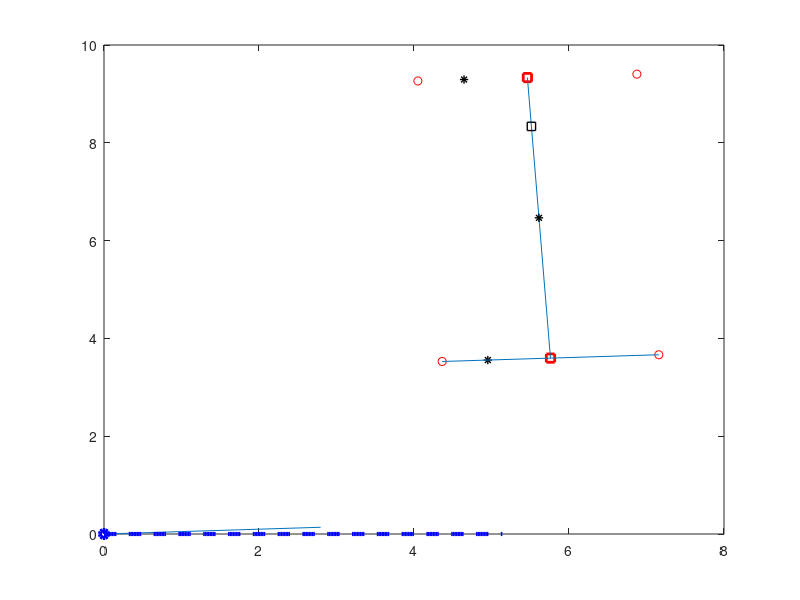

The MATLAB script that drew this image: (Note: this script raises an error after producing the figure.)
clc;
clear;

% for i = 0 : 1 : 1 %size(square,2)
k = 4;
% current_parkinglot_.single_lot.topleft.x = square(k).xy2t(1) + 2;
% current_parkinglot_.single_lot.topleft.y = square(k).xy2t(2);
% current_parkinglot_.single_lot.topright.x = square(k).xy1t(1) + 2;
% current_parkinglot_.single_lot.topright.y = square(k).xy1t(2);
% current_parkinglot_.single_lot.btmleft.x = square(k).xy4t(1);
% current_parkinglot_.single_lot.btmleft.y = square(k).xy4t(2);
% current_parkinglot_.single_lot.btmright.x = square(k).xy3t(1);
% current_parkinglot_.single_lot.btmright.y = square(k).xy3t(2);

current_parkinglot_.single_lot.topleft.x = 7.15862;
current_parkinglot_.single_lot.topleft.y = 3.66571;
current_parkinglot_.single_lot.topright.x = 6.87611;
current_parkinglot_.single_lot.topright.y = 9.40409;
current_parkinglot_.single_lot.btmleft.x = 4.36356;
current_parkinglot_.single_lot.btmleft.y = 3.5281;
current_parkinglot_.single_lot.btmright.x = 4.0501;
current_parkinglot_.single_lot.btmright.y = 9.26463;

ax = (current_parkinglot_.single_lot.topright.x + current_parkinglot_.single_lot.btmright.x) / 2;
ay = (current_parkinglot_.single_lot.topright.y + current_parkinglot_.single_lot.btmright.y) / 2;
bx = (current_parkinglot_.single_lot.topleft.x + current_parkinglot_.single_lot.btmleft.x) / 2;
by = (current_parkinglot_.single_lot.topleft.y + current_parkinglot_.single_lot.btmleft.y) / 2;     % 计算车位中线 

lambda = 0;
r = sqrt((ax - bx) * (ax - bx) + (ay - by) * (ay - by));
lambda = 1 / (r - 1); 

current_parkinglot_.single_obj.lot_x = (ax + lambda * bx) / (1 + lambda);
current_parkinglot_.single_obj.lot_y = (ay + lambda * by) / (1 + lambda);           %库位底端

plot(ax, ay, 'rs','linewidth', 2); hold on;
plot(bx, by, 'rs','linewidth', 2); hold on;
line([ax, bx],[ay, by]);  %绘制车位中线
plot(current_parkinglot_.single_obj.lot_x, current_parkinglot_.single_obj.lot_y, 'ks','linewidth', 1); hold on;   %绘制泊入车位底端

lot_center.x = (current_parkinglot_.single_lot.topleft.x + current_parkinglot_.single_lot.topright.x + current_parkinglot_.single_lot.btmleft.x + current_parkinglot_.single_lot.btmright.x) / 4;
lot_center.y = (current_parkinglot_.single_lot.topleft.y + current_parkinglot_.single_lot.topright.y + current_parkinglot_.single_lot.btmleft.y + current_parkinglot_.single_lot.btmright.y) / 4;

plot(lot_center.x, lot_center.y, 'k*','linewidth', 1); hold on;      %绘制库位中心点

lx = lambda * current_parkinglot_.single_lot.topleft.x + (1 - lambda) * current_parkinglot_.single_lot.btmleft.x;
ly = lambda * current_parkinglot_.single_lot.topleft.y + (1 - lambda) * current_parkinglot_.single_lot.btmleft.y;
rx = lambda * current_parkinglot_.single_lot.topright.x + (1 - lambda) * current_parkinglot_.single_lot.btmright.x;
ry = lambda * current_parkinglot_.single_lot.topright.y + (1 - lambda) * current_parkinglot_.single_lot.btmright.y;

plot(lx, ly, 'k*','linewidth', 1); hold on;
plot(rx, ry, 'k*','linewidth', 1); hold on;    %绘制库位靠近车辆一端，用于判断是否走人字型

dis_x = (-ly * (rx - lx)) / (ry - ly) + lx;
disp(dis_x);
if (dis_x > 0)
    herringbone_mode_ = true;
    disp("enable herringbone_mode_");
else
    herringbone_mode_ = false;
    disp("disable herringbone_mode_");
end

plot(current_parkinglot_.single_lot.topleft.x, current_parkinglot_.single_lot.topleft.y, 'ro'); hold on;
plot(current_parkinglot_.single_lot.topright.x, current_parkinglot_.single_lot.topright.y, 'ro'); hold on;
plot(current_parkinglot_.single_lot.btmleft.x, current_parkinglot_.single_lot.btmleft.y, 'ro'); hold on;
plot(current_parkinglot_.single_lot.btmright.x, current_parkinglot_.single_lot.btmright.y, 'ro'); hold on;

plot(0,0, 'bo','linewidth', 3);

dis_x_offset = 0;
% 与入库点的夹角
delta_top_left_y = current_parkinglot_.single_lot.topleft.y - current_parkinglot_.single_lot.btmleft.y;
delta_btm_left_x = current_parkinglot_.single_lot.topleft.x - current_parkinglot_.single_lot.btmleft.x;
disp(delta_top_left_y);
disp(delta_btm_left_x);
line([current_parkinglot_.single_lot.btmleft.x, current_parkinglot_.single_lot.topleft.x],[current_parkinglot_.single_lot.btmleft.y, current_parkinglot_.single_lot.topleft.y]);  %绘制车位中线
current_parkinglot_.single_obj.lot_theta = atan2(delta_top_left_y, delta_btm_left_x);   %弧度
disp(current_parkinglot_.single_obj.lot_theta);
line([0,delta_btm_left_x],[0,delta_top_left_y]);

radius2_ = 5;

if herringbone_mode_
    
    k = 1;
    for i = 0.0: 0.02 : dis_x
        tmp_point.X(k) = i;
        tmp_point.Y(k) = 0;
        k = k + 1;
        disp(k);
    end
    k = 1;
    plot(tmp_point.X, tmp_point.Y, "b--", "LineWidth",3);
    diff = (current_parkinglot_.single_lot.topleft.x + current_parkinglot_.single_lot.btmleft.x) - (current_parkinglot_.single_lot.topright.x + current_parkinglot_.single_lot.btmright.x);
    disp(diff);
    if (abs((current_parkinglot_.single_lot.topleft.x + current_parkinglot_.single_lot.btmleft.x) - (current_parkinglot_.single_lot.topright.x + current_parkinglot_.single_lot.btmright.x)) > 0)
        k_af4_1 = (((current_parkinglot_.single_lot.topleft.y + current_parkinglot_.single_lot.btmleft.y) / 2) - (current_parkinglot_.single_lot.topright.y + current_parkinglot_.single_lot.btmright.y) / 2);
        k_af4_2 = (((current_parkinglot_.single_lot.topleft.x + current_parkinglot_.single_lot.btmleft.x) / 2) - (current_parkinglot_.single_lot.topright.x + current_parkinglot_.single_lot.btmright.x) / 2);
    
        k_af4 = k_af4_1 / k_af4_2;
    
        disp(" k_af4 : ");
        disp(k_af4);
    else
        k_af4 = 65535;
        disp(k_af4);
    end
    
    k_af4 = -1 * k_af4;
    delta_dot_1 = current_parkinglot_.single_obj.lot_y - k_af4 * current_parkinglot_.single_obj.lot_x + radius2_ * sqrt(k_af4 * k_af4 + 1) + radius2_;
    delta_dot_ = power((2 * k_af4 * delta_dot_1), 2) - 4 * (1 + k_af4 * k_af4) * (power(delta_dot_1,2) - 4 * power(radius2_,2));
    disp("delta_dot_");
    disp(delta_dot_);

    if delta_dot_ >= 0
        disp(k_af4);
        x_o3 = (-2 * k_af4 * (current_parkinglot_.single_obj.lot_y - k_af4 * current_parkinglot_.single_obj.lot_x + radius2_ * sqrt(k_af4 * k_af4 + 1) + radius2_) - sqrt(delta_dot_)) / 2 / (1 + k_af4 * k_af4);
        y_o3 = k_af4 * x_o3 + (current_parkinglot_.single_obj.lot_y - k_af4 * current_parkinglot_.single_obj.lot_x) + radius2_ * sqrt(1 + k_af4 * k_af4);
    %     if (current_parkinglot_.single_obj.lot_type == LEFT_VERTICAL)
    %         x_o3 = (-2 * k_af4 * (current_parkinglot_.single_obj.lot_y - k_af4 * current_parkinglot_.single_obj.lot_x + radius2_ * sqrt(k_af4 * k_af4 + 1) + radius2_) - sqrt(delta_dot_)) / 2 / (1 + k_af4 * k_af4);
    %         y_o3 = k_af4 * x_o3 + (current_parkinglot_.single_obj.lot_y - k_af4 * current_parkinglot_.single_obj.lot_x) + radius2_ * sqrt(1 + k_af4 * k_af4);
    %     end
        disp("x_o3");
        disp(x_o3);
        disp("y_o3");
        disp(y_o3);
        
        x_f2 = x_o3 / 2;
    
        y_f2 = (-radius2_ + y_o3) / 2;
    
        alpha_2 = asin(x_f2 / radius2_);
    
        x_o2 = 0;
        y_o2 = radius2_;
    
        x_o2f1 = 0;
        y_o2f1 = -y_o2;
        x_o2f2 = x_f2 - x_o2;
        y_o2f2 = y_f2 - y_o2;
    
        alpha_3 = alpha_2;
    
        x_o2f3 = (sin(alpha_2 - alpha_3) / sin(alpha_2)) * x_o2f1 + (sin(alpha_3) / sin(alpha_2)) * x_o2f2;
        y_o2f3 = (sin(alpha_2 - alpha_3) / sin(alpha_2)) * y_o2f1 + (sin(alpha_3) / sin(alpha_2)) * y_o2f2;

        disp("x_o2f3");
        disp(x_o2f3);
        disp("y_o2f3");
        disp(y_o2f3);
        
        k = 1;
        for i = 0: 0.01: alpha_3
            x_o2f = (sin(alpha_3 - i) / sin(alpha_3)) * x_o2f1 + (sin(i) / sin(alpha_3)) * x_o2f3;
            y_o2f = (sin(alpha_3 - i) / sin(alpha_3)) * y_o2f1 + (sin(i) / sin(alpha_3)) * y_o2f3;
            output_point.X(k) = x_o2 + x_o2f + dis_x_offset;
            output_point.Y(k) = y_o2 + y_o2f;
            k = k + 1;
        end
        k = 1;
        
        plot(output_point.X, output_point.Y, "r--", "LineWidth",3);
    end
end



